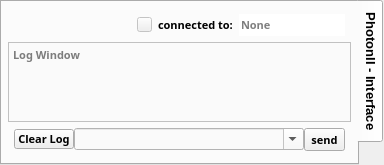
          <widget class="QTabWidget" name="tabWidget_5">
           <property name="sizePolicy">
            <sizepolicy hsizetype="Expanding" vsizetype="Expanding">
             <horstretch>0</horstretch>
             <verstretch>0</verstretch>
            </sizepolicy>
           </property>
           <property name="minimumSize">
            <size>
             <width>384</width>
             <height>150</height>
            </size>
           </property>
           <property name="maximumSize">
            <size>
             <width>16777215</width>
             <height>16777215</height>
            </size>
           </property>
           <property name="font">
            <font>
             <pointsize>10</pointsize>
             <weight>75</weight>
             <bold>true</bold>
            </font>
           </property>
           <property name="tabPosition">
            <enum>QTabWidget::East</enum>
           </property>
           <widget class="QWidget" name="tabWidget_5Page1">
            <attribute name="title">
             <string>PhotonII - Interface</string>
            </attribute>
            <layout class="QVBoxLayout" name="verticalLayout_5">
             <property name="spacing">
              <number>0</number>
             </property>
             <property name="leftMargin">
              <number>6</number>
             </property>
             <property name="topMargin">
              <number>6</number>
             </property>
             <property name="rightMargin">
              <number>6</number>
             </property>
             <property name="bottomMargin">
              <number>6</number>
             </property>
             <item>
              <layout class="QHBoxLayout" name="horizontalLayout_14">
               <property name="spacing">
                <number>6</number>
               </property>
               <property name="leftMargin">
                <number>6</number>
               </property>
               <property name="topMargin">
                <number>6</number>
               </property>
               <property name="rightMargin">
                <number>6</number>
               </property>
               <property name="bottomMargin">
                <number>6</number>
               </property>
               <item>
                <spacer name="horizontalSpacer_14">
                 <property name="font">
                  <font>
                   <family>AU Passata</family>
                   <pointsize>8</pointsize>
                   <weight>75</weight>
                   <bold>true</bold>
                  </font>
                 </property>
                 <property name="orientation">
                  <enum>Qt::Horizontal</enum>
                 </property>
                 <property name="sizeType">
                  <enum>QSizePolicy::Expanding</enum>
                 </property>
                 <property name="sizeHint" stdset="0">
                  <size>
                   <width>40</width>
                   <height>20</height>
                  </size>
                 </property>
                </spacer>
               </item>
               <item>
                <widget class="QToolButton" name="btn_p2IsConnected">
                 <property name="enabled">
                  <bool>false</bool>
                 </property>
                 <property name="minimumSize">
                  <size>
                   <width>15</width>
                   <height>15</height>
                  </size>
                 </property>
                 <property name="maximumSize">
                  <size>
                   <width>15</width>
                   <height>15</height>
                  </size>
                 </property>
                 <property name="font">
                  <font>
                   <family>AU Passata</family>
                   <pointsize>8</pointsize>
                   <weight>75</weight>
                   <bold>true</bold>
                  </font>
                 </property>
                 <property name="focusPolicy">
                  <enum>Qt::NoFocus</enum>
                 </property>
                 <property name="text">
                  <string/>
                 </property>
                </widget>
               </item>
               <item>
                <widget class="QLabel" name="lab_p2IsConnected">
                 <property name="font">
                  <font>
                   <family>AU Passata</family>
                   <pointsize>8</pointsize>
                   <weight>75</weight>
                   <bold>true</bold>
                  </font>
                 </property>
                 <property name="text">
                  <string>connected to:</string>
                 </property>
                </widget>
               </item>
               <item>
                <widget class="QLineEdit" name="lne_p2IsConnected">
                 <property name="enabled">
                  <bool>true</bool>
                 </property>
                 <property name="sizePolicy">
                  <sizepolicy hsizetype="Fixed" vsizetype="Fixed">
                   <horstretch>0</horstretch>
                   <verstretch>0</verstretch>
                  </sizepolicy>
                 </property>
                 <property name="font">
                  <font>
                   <family>AU Passata</family>
                   <pointsize>8</pointsize>
                   <weight>75</weight>
                   <bold>true</bold>
                  </font>
                 </property>
                 <property name="focusPolicy">
                  <enum>Qt::NoFocus</enum>
                 </property>
                 <property name="acceptDrops">
                  <bool>false</bool>
                 </property>
                 <property name="autoFillBackground">
                  <bool>false</bool>
                 </property>
                 <property name="maxLength">
                  <number>32767</number>
                 </property>
                 <property name="frame">
                  <bool>false</bool>
                 </property>
                 <property name="alignment">
                  <set>Qt::AlignJustify|Qt::AlignVCenter</set>
                 </property>
                 <property name="readOnly">
                  <bool>true</bool>
                 </property>
                 <property name="placeholderText">
                  <string>None</string>
                 </property>
                </widget>
               </item>
              </layout>
             </item>
             <item>
              <widget class="QTextEdit" name="txt_p2Log">
               <property name="enabled">
                <bool>true</bool>
               </property>
               <property name="sizePolicy">
                <sizepolicy hsizetype="Expanding" vsizetype="Expanding">
                 <horstretch>0</horstretch>
                 <verstretch>0</verstretch>
                </sizepolicy>
               </property>
               <property name="font">
                <font>
                 <family>AU Passata</family>
                 <pointsize>8</pointsize>
                 <weight>75</weight>
                 <bold>true</bold>
                </font>
               </property>
               <property name="focusPolicy">
                <enum>Qt::WheelFocus</enum>
               </property>
               <property name="acceptDrops">
                <bool>false</bool>
               </property>
               <property name="styleSheet">
                <string notr="true">background-color: rgb(250, 250, 250);</string>
               </property>
               <property name="frameShape">
                <enum>QFrame::StyledPanel</enum>
               </property>
               <property name="frameShadow">
                <enum>QFrame::Plain</enum>
               </property>
               <property name="lineWidth">
                <number>1</number>
               </property>
               <property name="midLineWidth">
                <number>0</number>
               </property>
               <property name="verticalScrollBarPolicy">
                <enum>Qt::ScrollBarAsNeeded</enum>
               </property>
               <property name="sizeAdjustPolicy">
                <enum>QAbstractScrollArea::AdjustToContents</enum>
               </property>
               <property name="autoFormatting">
                <set>QTextEdit::AutoNone</set>
               </property>
               <property name="documentTitle">
                <string>Log Window</string>
               </property>
               <property name="undoRedoEnabled">
                <bool>false</bool>
               </property>
               <property name="lineWrapMode">
                <enum>QTextEdit::NoWrap</enum>
               </property>
               <property name="readOnly">
                <bool>true</bool>
               </property>
               <property name="textInteractionFlags">
                <set>Qt::NoTextInteraction</set>
               </property>
               <property name="placeholderText">
                <string>Log Window</string>
               </property>
              </widget>
             </item>
             <item>
              <layout class="QHBoxLayout" name="horizontalLayout_15">
               <property name="spacing">
                <number>0</number>
               </property>
               <property name="leftMargin">
                <number>6</number>
               </property>
               <property name="topMargin">
                <number>6</number>
               </property>
               <property name="rightMargin">
                <number>6</number>
               </property>
               <property name="bottomMargin">
                <number>6</number>
               </property>
               <item>
                <widget class="QToolButton" name="btn_p2ClearLog">
                 <property name="minimumSize">
                  <size>
                   <width>60</width>
                   <height>20</height>
                  </size>
                 </property>
                 <property name="maximumSize">
                  <size>
                   <width>60</width>
                   <height>20</height>
                  </size>
                 </property>
                 <property name="font">
                  <font>
                   <family>AU Passata</family>
                   <pointsize>8</pointsize>
                   <weight>75</weight>
                   <bold>true</bold>
                  </font>
                 </property>
                 <property name="text">
                  <string>Clear Log</string>
                 </property>
                </widget>
               </item>
               <item>
                <widget class="QComboBox" name="cbx_p2sendText">
                 <property name="sizePolicy">
                  <sizepolicy hsizetype="Expanding" vsizetype="Fixed">
                   <horstretch>0</horstretch>
                   <verstretch>0</verstretch>
                  </sizepolicy>
                 </property>
                 <property name="styleSheet">
                  <string notr="true">background-color: rgb(250, 250, 250);</string>
                 </property>
                 <property name="editable">
                  <bool>true</bool>
                 </property>
                 <property name="currentText">
                  <string/>
                 </property>
                 <property name="currentIndex">
                  <number>-1</number>
                 </property>
                 <property name="modelColumn">
                  <number>0</number>
                 </property>
                </widget>
               </item>
               <item>
                <widget class="QToolButton" name="btn_p2SendText">
                 <property name="minimumSize">
                  <size>
                   <width>0</width>
                   <height>20</height>
                  </size>
                 </property>
                 <property name="font">
                  <font>
                   <family>AU Passata</family>
                   <pointsize>8</pointsize>
                   <weight>75</weight>
                   <bold>true</bold>
                  </font>
                 </property>
                 <property name="focusPolicy">
                  <enum>Qt::TabFocus</enum>
                 </property>
                 <property name="text">
                  <string>send</string>
                 </property>
                </widget>
               </item>
              </layout>
             </item>
            </layout>
           </widget>
          </widget>
